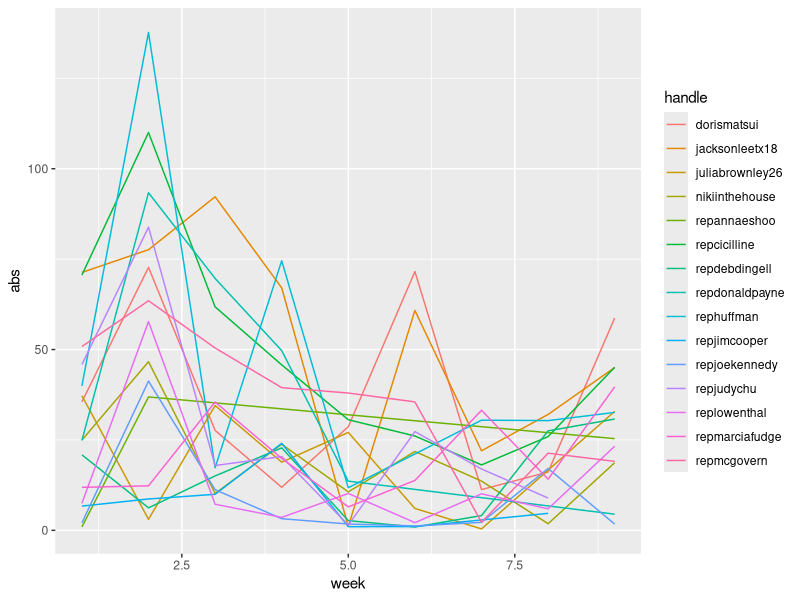
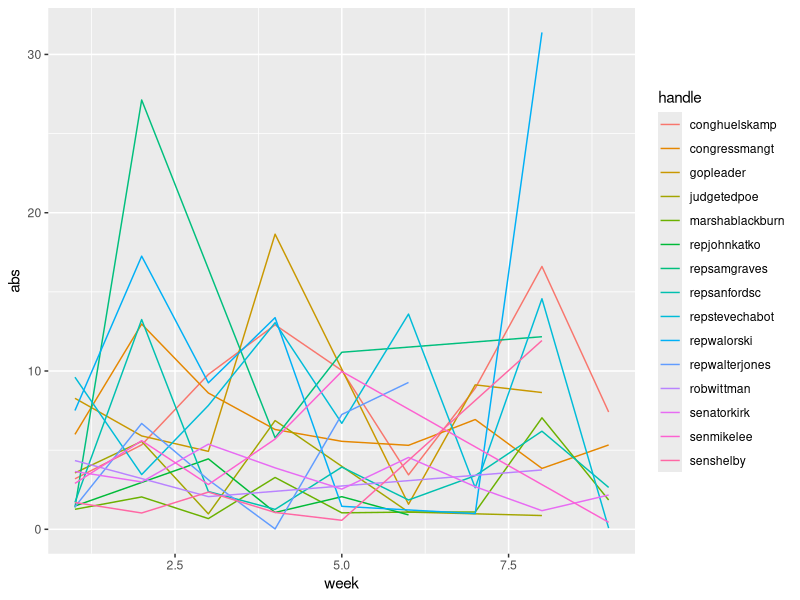

Source code (R) for these figures, in order: (Note: this script raises an error after producing the figures.)
####### HELPER FUNCTIONS #######

# for pretty regression tables
# http://stackoverflow.com/questions/30195718/stargazer-save-to-file-dont-show-in-console
mod_stargazer <- function(title, output.file, append, ...) {
  if(append == FALSE & file.exists(output.file)) {
    file.remove(output.file)
  }
  cat("<h1>", title, "</h1>\n", file=output.file, append=TRUE)
  output <- capture.output(stargazer(ci = TRUE, ...))
  cat(paste(output, collapse = "\n"), "\n", file=output.file, append=TRUE)
}

# for automatically installing missing packages
# http://www.salemmarafi.com/code/install-r-package-automatically/
usePackage <- function(p) 
{
  if (!is.element(p, installed.packages()[,1]))
    install.packages(p, dep = TRUE)
  require(p, character.only = TRUE)
}


####### SETUP #######
# packages
usePackage('lme4')
usePackage('longpower')
usePackage('stargazer')
usePackage('influence.ME')
usePackage('tidyr')
usePackage('car')
usePackage('plyr')
usePackage('printr')
usePackage('ggplot2')
# require('sjPlot') # table functions, breaks usePackage

# which polar-scores? default or count-based
## default
sink("data-files/2016_election_results.txt")

# get data
df <- read.csv('data-files/merged_long.csv', header = TRUE, sep = ",", quote = "\"",
               dec = ".", fill = TRUE, comment.char = "")

## count-based
# sink("data-files/2016_election_results_counts.txt", append = FALSE, split = TRUE)
# 
# # get data
# df <- read.csv('data-files/weekly_averages_long_counts.csv', header = TRUE, sep = ",", quote = "\"",
#                dec = ".", fill = TRUE, comment.char = "")

df.dems <- subset(df, party == "Democrat")
df.reps <- subset(df, party == "Republican")


####### DESCRIPTIVE STATS #######
# show summary stats
summary(df)

# summarize by handle
df.handlemeans <- spread(df, key = week, value = abs)
summary(df.handlemeans)

# summarize by party
by_party <- table(df$week,df$party)
by_party

# summarize by party and week
by_party_week <- ddply(df, .(week, party), summarize,
                       mean = round(mean(abs, na.rm=TRUE), 4),
                       sd = round(sd(abs, na.rm=TRUE), 2),
                       median = round(median(abs, na.rm=TRUE), 2))
by_party_week

# spaghetti plots
take_dems <- sample(unique(df.dems$handle), 15)
df.dem_sample = df.dems[df.dems$handle %in% take_dems, ]
p.dems <- ggplot(data = df.dem_sample, aes(x = week, y = abs, group = handle, colour = handle))
p.dems + geom_line()

take_reps <- sample(unique(df.reps$handle), 15)
df.rep_sample = df.reps[df.reps$handle %in% take_reps, ]
p.reps <- ggplot(data = df.rep_sample, aes(x = week, y = abs, group = handle, colour = handle))
p.reps + geom_line()

####### REGRESSION MODELS #######
### Linear mixed-effects models for all weeks ###
# REML vs ML 
# https://stats.stackexchange.com/questions/48671/what-is-restricted-maximum-likelihood-and-when-should-it-be-used
lmm.null <- lmer(abs ~ 1 + (1|handle), data = df, REML = FALSE)
summary(lmm.null)
lmm1a <- lmer(abs ~ week + ( 1 | handle ), data = df, REML = FALSE)
summary(lmm1a)
lmm1b <- lmer(abs ~ party + (1|handle), data = df, REML = FALSE)
summary(lmm1a)
lmm2a <- lmer(abs ~ week + (week | handle), data = df, REML = FALSE)
summary(lmm2a)
lmm2b <- lmer(abs ~ party + (week | handle), data = df, REML = FALSE)
summary(lmm2b)
lmm3 <- lmer(abs ~ party + week + (1|handle), data = df, REML = FALSE)
summary(lmm3)
lmm4 <- lmer(abs ~ party * week + (1|handle), data = df, REML = FALSE)
summary(lmm4)
lmm5 <- lmer(abs ~ party * week + (1+week|handle), data = df, REML = FALSE)
summary(lmm5)
lmm5.null <- lmer(abs ~ party + week + (1+week|handle), data = df, REML = FALSE)
summary(lmm5.null)

# ANOVAS to find best model
# null vs week
anova(lmm.null, lmm1a, refit=FALSE)

# week vs RE for week
anova(lmm1a, lmm2a, refit=FALSE)

# week vs week & party
anova(lmm1a, lmm3, refit=FALSE)

# additive vs interactions
anova(lmm3, lmm4, refit=FALSE)

# random slopes
anova(lmm5.null, lmm5, refit=FALSE)

lmmpower(lmm5, pct.change = 0.10, t = seq(0,9,1), power = 0.90)

# check assumptions
plot(residuals(lmm5))
hist(residuals(lmm5))
qqnorm(residuals(lmm5))

# # Q-Q plot looked skewed, so do some checking on outliers
# estex.lmm5 <- influence(lmm5, "handle")
# 
# # dfbetas(estex.lmm5, parameters=c(2,3))
# 
# # plot(estex.lmm5,
# #      which="dfbetas",
# #      parameters=c(2,3),
# #      xlab="DFbetaS",
# #      ylab="handle")
# 
# df.cooks <- cooks.distance(estex.lmm5, parameter = 3, sort = TRUE)
# 
# # plot(estex.lmm5, which="cook",
# #      cutoff=.009, sort=TRUE,
# #      xlab="Cook´s Distance",
# #      ylab="handle")
# 
# # which(df.cooks > 4/444)
# 
# # df.cooks
# 
# # leave out outliers
# print(lmm5, cor=FALSE)
# lmm.exclude1 <- exclude.influence(lmm5,
#                                   "handle", "RepThompson")
# print(lmm.exclude1, cor=FALSE)
# lmm.exclude2 <- exclude.influence(lmm5,
#                                   "handle", "RepDennyHeck")
# print(lmm.exclude2, cor=FALSE)
# lmm.exclude3 <- exclude.influence(lmm5,
#                                   "handle", "RepLawrence")
# print(lmm.exclude3, cor=FALSE)
# lmm.exclude4 <- exclude.influence(lmm5,
#                                   "handle", "RepPaulTonko")
# print(lmm.exclude4, cor=FALSE)
# lmm.exclude5 <- exclude.influence(lmm5,
#                                   "handle", "repdonbeyer")
# print(lmm.exclude5, cor=FALSE)
# lmm.exclude6 <- exclude.influence(lmm5,
#                                   "handle", "DonaldNorcross")
# print(lmm.exclude6, cor=FALSE)

# separate Dems and Reps to get at interaction term
lmm_dem.null <- lmer(abs ~ (1+week|handle), data = subset(df, party == "Democrat"), REML = FALSE)
summary(lmm_dem.null)
lmm_dem <- lmer(abs ~ week + (1+week|handle), data = subset(df, party == "Democrat"), REML = FALSE)
summary(lmm_dem)
anova(lmm_dem.null, lmm_dem)
lmm_rep.null <- lmer(abs ~ (1+week|handle), data = subset(df, party == "Republican"), REML = FALSE)
summary(lmm_rep.null)
lmm_rep <- lmer(abs ~ week + (1+week|handle), data = subset(df, party == "Republican"), REML = FALSE)
summary(lmm_rep)
anova(lmm_rep.null, lmm_rep)

# make pretty tables
sjt.lmer(lmm5)
sjt.lmer(lmm_dem, lmm_rep)

### Run again with just weeks 3-9 ###
# week 2 had a gun control debate that throws off all Dems
df.last_7_weeks <- df[ which(df$week > 2), ]
lmm5.last_7_weeks <- lmer(abs ~ party * week + (1+week|handle), data = df.last_7_weeks, REML = FALSE)
summary(lmm5.last_7_weeks)
lmm5.null.last_7_weeks <- lmer(abs ~ party + week + (1+week|handle), data = df.last_7_weeks, REML = FALSE)
summary(lmm5.null.last_7_weeks)

anova(lmm5.null.last_7_weeks, lmm5.last_7_weeks)

# separate for Dems and Reps to get at interaction term (last 6 weeks)
lmm_dem.last_7_weeks.null <- lmer(abs ~ (1+week|handle), data = subset(df.last_7_weeks, party == "Democrat"), REML = FALSE)
summary(lmm_dem.last_7_weeks.null)
lmm_dem.last_7_weeks <- lmer(abs ~ week + (1+week|handle), data = subset(df.last_7_weeks, party == "Democrat"), REML = FALSE)
summary(lmm_dem.last_7_weeks)
anova(lmm_dem.last_7_weeks.null, lmm_dem.last_7_weeks)
lmm_rep.last_7_weeks.null <- lmer(abs ~ (1+week|handle), data = subset(df.last_7_weeks, party == "Republican"), REML = FALSE)
summary(lmm_rep.last_7_weeks.null)
lmm_rep.last_7_weeks <- lmer(abs ~ week + (1+week|handle), data = subset(df.last_7_weeks, party == "Republican"), REML = FALSE)
summary(lmm_rep.last_7_weeks)
anova(lmm_rep.last_7_weeks.null, lmm_rep.last_7_weeks)

sjt.lmer(lmm5.last_7_weeks)
sjt.lmer(lmm_dem.last_7_weeks, lmm_rep.last_7_weeks)

### Include closeness and minority party ###
# two races have no voting results so need to be excluded here
df.complete <- na.omit(df)

lmm.closeness <- lmer(abs ~ party * week + margin + (1+week|handle), data = df.complete, REML = FALSE)
summary(lmm.closeness)
lmm5.closeness <- lmer(abs ~ party * week + (1+week|handle), data = df.complete, REML = FALSE)
summary(lmm5.closeness)

anova(lmm5.closeness, lmm.closeness, refit=FALSE)

# separate Dems and Reps to get at interaction term
lmm_dem.null.closeness <- lmer(abs ~ (1+week|handle), data = subset(df.complete, party == "Democrat"), REML = FALSE)
summary(lmm_dem.null.closeness)
lmm_dem.closeness <- lmer(abs ~ week + margin + (1+week|handle), data = subset(df.complete, party == "Democrat"), REML = FALSE)
summary(lmm_dem.closeness)
anova(lmm_dem.null.closeness, lmm_dem.closeness)
lmm_rep.null.closeness <- lmer(abs ~ (1+week|handle), data = subset(df.complete, party == "Republican"), REML = FALSE)
summary(lmm_rep.null.closeness)
lmm_rep.closeness <- lmer(abs ~ week + margin + (1+week|handle), data = subset(df.complete, party == "Republican"), REML = FALSE)
summary(lmm_rep.closeness)
anova(lmm_rep.null.closeness, lmm_rep.closeness)

sjt.lmer(lmm.closeness, lmm_rep.closeness, lmm_dem.closeness)